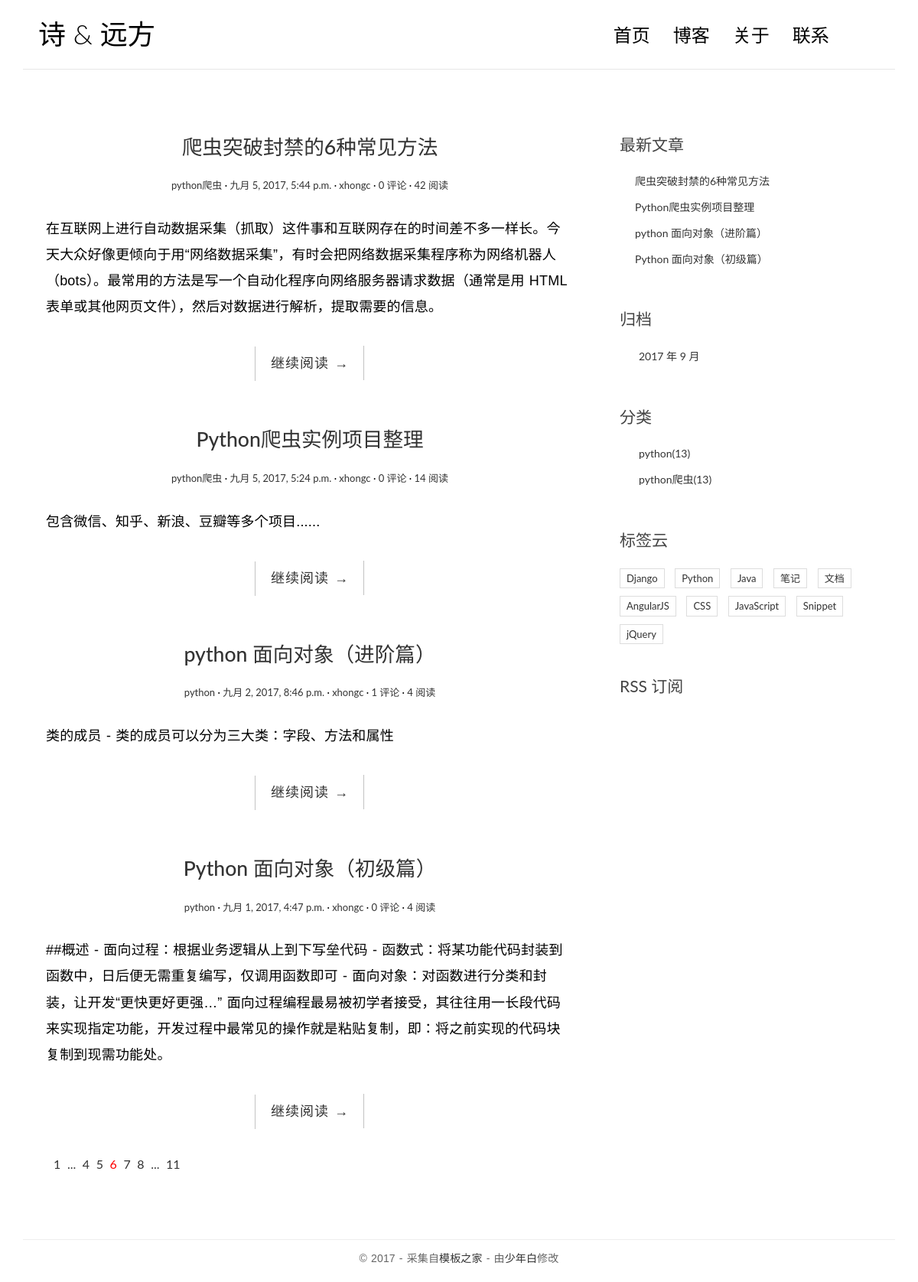
Before: / with the older database file.
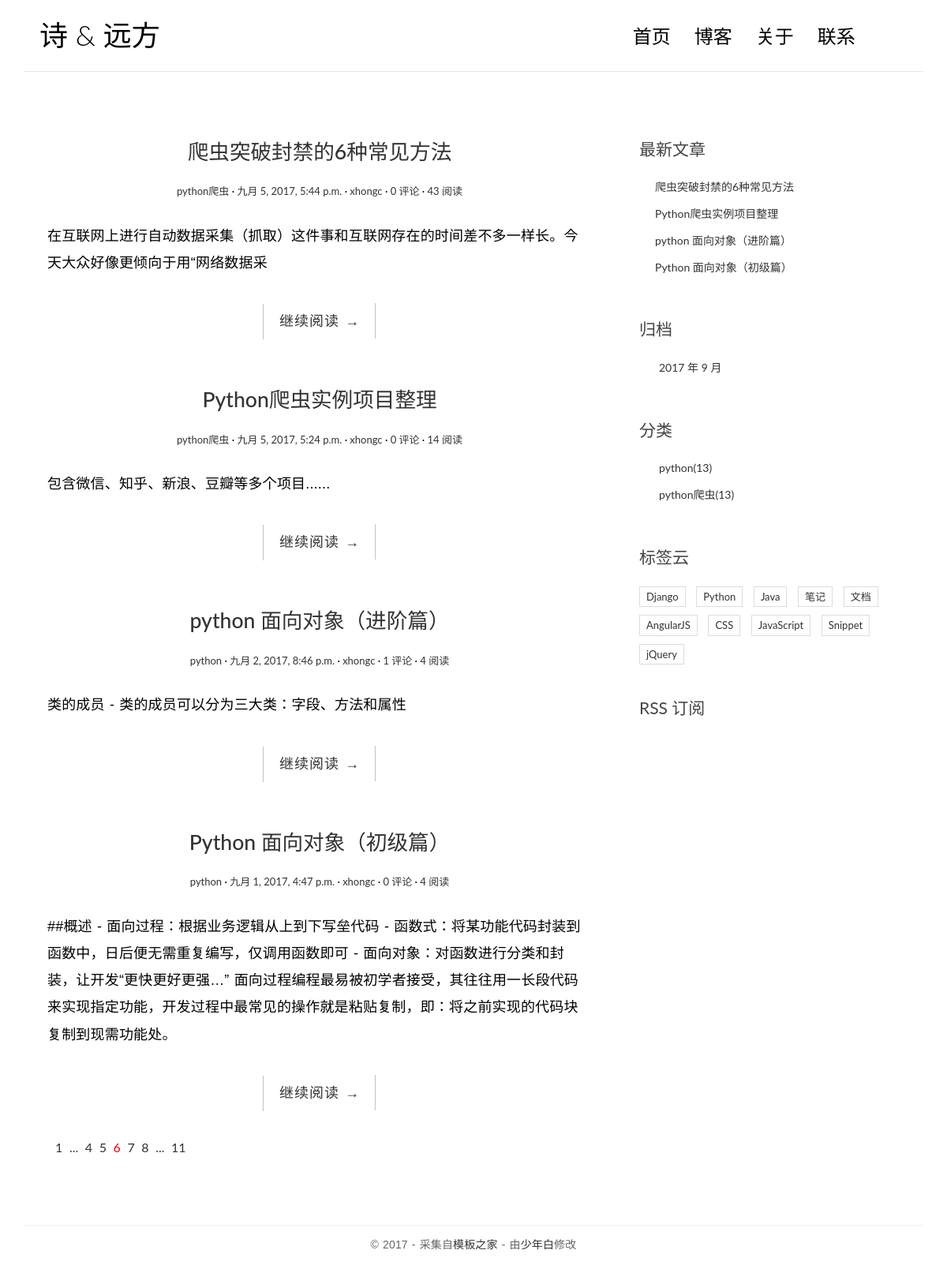
After: the same page with the newer database file.
### blog/models.py (models this page shows, shortened)
class Post(models.Model):
    title = models.CharField(max_length=70)
    body = models.TextField()
    created_time = models.DateTimeField()
    modified_time = models.DateTimeField()
    excerpt = models.CharField(max_length=200,blank=True)
    category = models.ForeignKey(Category)
    tags = models.ManyToManyField(Tag,blank=True)
    author = models.ForeignKey(User)
    views = models.PositiveIntegerField(default=0)
    def get_absolute_url(self):
        return reverse('blog:detail',kwargs={'pk':self.pk})

class Category(models.Model):
    name = models.CharField(max_length=100)

### blog/views.py (the view)
# urls.py: url(r'^$',views.index,name='index'),
def index(request):
    post_list = Post.objects.all().order_by('-created_time')
    return render(request,'blog/index.html',context={'post_list':post_list})

### blog/templatetags/blog_tags.py (called while the page is built)
@register.simple_tag
def get_recent_posts(num=5):
    return Post.objects.all().order_by('-created_time')[:num]

@register.simple_tag
def archives():
    return Post.objects.dates('created_time','month',order='DESC')

@register.simple_tag
def get_categories():
    return Category.objects.all()

### templates/blog/index.html
{% extends 'base.html' %}
{% block main %}
              {% for post in post_list %}
                <article class="post post-{{ post.pk }}">
                    <header class="entry-header">
                        <h1 class="entry-title">
                            <a href="{{ post.get_absolute_url }}">{{  post.title }}</a>
                        </h1>
                        <div class="entry-meta">
                            <span class="post-category"><a href="#">{{ post.category.name }}</a></span>
                            <span class="post-date"><a href="#"><time class="entry-date"
                                                                      datetime="{{ post.created_time }}">{{ post.created_time }}</time></a></span>
                            <span class="post-author"><a href="#">{{ post.author }}</a></span>
                            <span class="comments-link"><a href="#">{{ post.comment_set.count }} 评论</a></span>
                            <span class="views-count"><a href="{{ post.get_absolute_url }}">{{ post.views }} 阅读</a></span>
                        </div>
                    </header>
                    <div class="entry-content clearfix">
                        <p>{{ post.excerpt }}</p>
                        <div class="read-more cl-effect-14">
                            <a href="{{ post.get_absolute_url }}" class="more-link">继续阅读 <span class="meta-nav">→</span></a>
                        </div>
                    </div>
                </article>
              {% empty %}
                <div class="no-post">暂时还未发布文章！！！</div>
              {% endfor %}
                <div class="pagination">
                    <ul>
                        <li><a href="">1</a></li>
                        <li><a href="">...</a></li>
                        <li><a href="">4</a></li>
                        <li><a href="">5</a></li>
                        <li class="current"><a href="">6</a></li>
                        <li><a href="">7</a></li>
                        <li><a href="">8</a></li>
                        <li><a href="">...</a></li>
                        <li><a href="">11</a></li>
                    </ul>
                </div>
{% endblock main %}

### templates/base.html (shortened to what the changed rows need)
{% load staticfiles %}
{% load blog_tags %}
<!DOCTYPE html>
<html>
<head>
    <link rel="stylesheet" href="https://cdn.bootcss.com/bootstrap/3.3.7/css/bootstrap.min.css">
    <link rel="stylesheet" href="http://code.ionicframework.com/ionicons/2.0.1/css/ionicons.min.css">
    <link rel="stylesheet" href="{% static 'blog/css/pace.css' %}">
    <link rel="stylesheet" href="{% static 'blog/css/custom.css'%}">
    <link rel="stylesheet" href="{% static 'blog/css/highlights/github.css' %}">
</head>
<body>
<div class="container">
    <header id="site-header">
        <div class="row">
            <div class="col-md-4 col-sm-5 col-xs-8">
                <div class="logo">
                    <h1><a href="{% url 'blog:index' %}"><b>诗</b> &amp; 远方</a></h1>
                </div>
            </div>
        </div>
    </header>
</div>
<div class="content-body">
    <div class="container">
        <div class="row">
            <main class="col-md-8">
                {% block main %}
                {% endblock main %}
            </main>
            <aside class="col-md-4">
                <div class="widget widget-recent-posts">
                    {% get_recent_posts as recent_post_list %}
                    <ul>
                        {% for post in recent_post_list %}
                        <li>
                            <a href="{{ post.get_absolute_url }}">{{ post.title }}</a>
                        </li>
                    {% empty %}
                        暂无文章
                    {% endfor %}
                    </ul>
                </div>
                    {% archives as date_list %}
                    {% get_categories as category_list %}
            </aside>
        </div>
    </div>
</div>
</body>
</html>

Changed rows visible on the page:
changed Post "爬虫突破封禁的6种常见方法": views "42" → "43"; excerpt "在互联网上进行自动数据采集（抓取）这件事和互联网存在的时间差不多一样长。今天大众好像更倾向于用“网络数据采集”，有时会把网络数据采集程序称为网络机器人（bots）。最常用的方法是写一个自动化程序向网络服务器请求数据（通常是用 HTML 表单或其他网页文件），然后对数据进行解析，提取需要的信息。" → "在互联网上进行自动数据采集（抓取）这件事和互联网存在的时间差不多一样长。今天大众好像更倾向于用“网络数据采"
